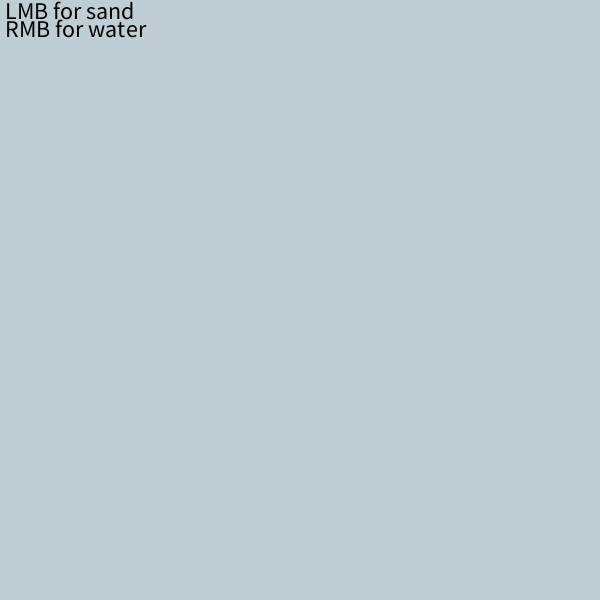
Frame 1 (no input)
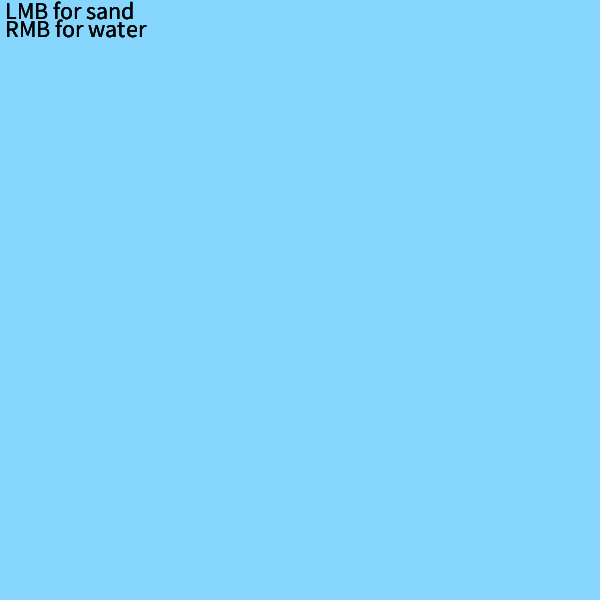
Frame 60 (the mouse pressed at the canvas centre just before this capture)
Frame 120 (the mouse held since frame 60 and released just before this capture): identical to frame 60, image omitted

The Processing sketch that drew these frames (run headless with seeded random() and noise(); from frame 60 on, the mouse is pressed at the canvas centre):

// Processing sketch: sandGame
// ── sandGame.pde
ArrayList<Particle1> particles = new ArrayList<Particle1>();
ArrayList<Particle2> waterParts = new ArrayList<Particle2>();
boolean isMousePressed;
boolean rmbPressed = false;
boolean lmbPressed = false;
int gridScale = 6;

int cols, rows;

void setup()
{
  size(600, 600);

  //particles.add(new Particle1(0, 0));
  cols = width/gridScale;
  rows = height/gridScale;
  //frameRate(3);
}

void draw()
{
  //println(isMousePressed);
  isMousePressed = false;
  for (int i = 0; i < cols; i++)
  {
    for (int v = 0; v < rows; v++)
    {
      PVector pos = new PVector(i*gridScale, v*gridScale);
      //println(i,v);
      fill(#83D7FF, 45);
      //stroke(0);
      noStroke();
      rect(pos.x, pos.y, gridScale, gridScale);
    }
  }
  
  if (mousePressed)
  {
    if (mouseButton == LEFT)
    {
      lmbPressed = true;
    }
    if (mouseButton == RIGHT)
    {
      rmbPressed = true;
    }
    boolean canPlace = true;
    PVector newPos = findPosInGrid(mouseX, mouseY);

    for (int i = particles.size()-1; i >= 0; i--)
    {
      if (particles.get(i).gridPos.x == newPos.x && particles.get(i).gridPos.y == newPos.y)
      {
        canPlace = false;
      }
    }

    for (int i = waterParts.size()-1; i >= 0; i--)
    {
      if (waterParts.get(i).gridPos.x == newPos.x && waterParts.get(i).gridPos.y == newPos.y)
      {
        canPlace = false;
      }
    }

    if (canPlace && frameCount % 1 == 0)
    {
      if (lmbPressed)
      {
        particles.add(new Particle1((int)newPos.x, (int)newPos.y));
      }
      if (rmbPressed)
      {
        waterParts.add(new Particle2((int)newPos.x, (int)newPos.y));
      }
    }
  }

  for (int i = particles.size()-1; i >= 0; i--)
  {
    Particle1 thisPart = particles.get(i);

    thisPart.update();
    /**if (thisPart.gridPos.x == findPosInGrid(mouseX,mouseY).x && thisPart.gridPos.y == findPosInGrid(mouseX,mouseY).y)
     {
     fill(0);
     textAlign(CENTER,CENTER);
     println(thisPart.canMoveRight);
     text(" " + thisPart.canMoveRight,mouseX,mouseY - 30);
     text(" " + thisPart.canMoveLeft,mouseX,mouseY - 20);
     }**/
    //rect(thisPart.gridPos.x*gridScale, thisPart.gridPos.y*gridScale, gridScale, gridScale);
  }

  for (int i = waterParts.size()-1; i>= 0; i--)
  {
    Particle2 thisPart = waterParts.get(i);
    thisPart.update();
    /**
    if (thisPart.gridPos.x == findPosInGrid(mouseX,mouseY).x && thisPart.gridPos.y == findPosInGrid(mouseX,mouseY).y)
     {
     fill(0);
     textAlign(CENTER,CENTER);
     println(thisPart.canMoveRight);
     text(" " + thisPart.canMoveRight,mouseX,mouseY - 30);
     text(" " + thisPart.canMoveLeft,mouseX,mouseY - 20);
     }
     **/
  }
  fill(0);
  textSize(24);
  textAlign(LEFT,TOP);
  text("LMB for sand", 5,2);
  text("RMB for water", 5,20);
}

PVector findPosInGrid(int x, int y)
{
  PVector val;
  int valX = round(x/gridScale);
  int valY = round(y/gridScale);
  val = new PVector(valX, valY);
  return val;
}

void mouseReleased()
{
  lmbPressed = false;
  rmbPressed = false;
}

void mouseDragged()
{
  isMousePressed = true;
}

// ── ParticleClass.pde
class Particle1
{
  PVector position;
  PVector gridPos;
  String ParticleName;
  color particleCol;
  boolean canMoveRight = true;
  boolean canMoveLeft = true;

  Particle1(int x, int y)
  {
    gridPos = new PVector(x, y);
    ParticleName = "Sand";
    particleCol = color(227, 208, 133);
  }

  void update()
  {
    move();
    //test();
    draw();
  }

  void move()
  {

    boolean canMoveDown = true;
    boolean hasMovedDown = false;
    boolean hasMovedSideways = false;
    Particle2 waterBelow = new Particle2(width,height);
    for (int i = particles.size()-1; i >= 0; i--)
    {
      if (particles.get(i).gridPos.x == gridPos.x && particles.get(i).gridPos.y - 1 == gridPos.y)
      {
        canMoveDown = false;
      }
    }
    for (int i = waterParts.size()-1; i>= 0; i--)
    {
      if (waterParts.get(i).gridPos.x == gridPos.x && waterParts.get(i).gridPos.y - 1 == gridPos.y)
      {
        canMoveDown = false;
        waterBelow = waterParts.get(i); 
      }
    }
    if (canMoveDown && gridPos.y < rows-1)
    {
      gridPos.y +=1;
      hasMovedDown = true;
    }
    if (waterBelow.gridPos.x != width && waterBelow.gridPos.y != height)
    {
      waterBelow.gridPos.y = gridPos.y;
      gridPos.y += 1;
    }
    Particle2 waterRight = new Particle2(width,height);
    Particle2 waterLeft =  new Particle2(width,height);
    canMoveRight = true;
    canMoveLeft = true;
    for (int i = particles.size()-1; i >= 0; i--)
    {
      if (particles.get(i).gridPos.x - 1 == gridPos.x && particles.get(i).gridPos.y - 1 == gridPos.y)
      {
        canMoveRight = false;
      }
      if (particles.get(i).gridPos.x + 1 == gridPos.x && particles.get(i).gridPos.y - 1 == gridPos.y)
      {
        canMoveLeft = false;
      }
    }
    for (int i = waterParts.size()-1; i>= 0; i--)
    {
      if (waterParts.get(i).gridPos.x - 1 == gridPos.x && waterParts.get(i).gridPos.y - 1 == gridPos.y)
      {
        canMoveRight = false;
        waterRight = waterParts.get(i);
      }
      if (waterParts.get(i).gridPos.x + 1 == gridPos.x && waterParts.get(i).gridPos.y - 1 == gridPos.y)
      {
        canMoveLeft = false;
        waterLeft = waterParts.get(i);
      }
    }
    if (!canMoveDown)
    {
      if (canMoveLeft || canMoveRight)
      {

        if (canMoveLeft && canMoveRight)
        {
          int k = round(random(0, 1));
          if (gridPos.y < rows-1 && k == 0 && !hasMovedSideways)
          {
            gridPos.x -= 1;
            gridPos.y += 1;
            hasMovedSideways = true;
          } else if (gridPos.y < rows-1 && k == 1 && !hasMovedSideways)
          {
            gridPos.x +=1;
            gridPos.y +=1;
            hasMovedSideways = true;
          }
        }
        if (canMoveLeft && gridPos.y < rows-1 && gridPos.x >= 0 && !hasMovedSideways)
        {
          gridPos.x -=1;
          gridPos.y +=1;
        } else if (canMoveRight && gridPos.y < rows-1 && gridPos.x < cols -1 && !hasMovedSideways)
        {
          gridPos.x +=1;
          gridPos.y +=1;
        }
      }
    }
    
    if (waterRight.gridPos.x != width)
    {
      PVector a = waterRight.gridPos.copy();
      
      waterRight.gridPos.y = gridPos.y;
      gridPos.x = a.x;
      gridPos.y = a.y;
    }
    if (waterLeft.gridPos.x != width)
    {
      PVector a = waterLeft.gridPos.copy();
      
      waterLeft.gridPos.y = gridPos.y;
      gridPos.x = a.x;
      gridPos.y = a.y;
    } 
    boolean isOverlapping = false;
    Particle2 overlapWater = new Particle2(width,height);
    for (int i = waterParts.size()-1; i>= 0; i--)
    {
      if (waterParts.get(i).gridPos.x == gridPos.x && waterParts.get(i).gridPos.y == gridPos.y)
      {
        isOverlapping = true;
        overlapWater = waterParts.get(i);
      }
    }
    if (isOverlapping && overlapWater.gridPos.x != width)
    {
      overlapWater.gridPos.y -=1;
    }
  }

  void draw()
  {
    fill(particleCol);
    noStroke();
    rect(gridPos.x*gridScale, gridPos.y*gridScale, gridScale, gridScale);
  }

  void test()
  {
    for (int i = particles.size()-1; i >= 0; i--)
    {
      if (particles.get(i).gridPos.x - 1 == gridPos.x && particles.get(i).gridPos.y - 1 == gridPos.y)
      {
        particles.get(i).particleCol = color(0, 255, 0);
      }
      if (particles.get(i).gridPos.x + 1 == gridPos.x && particles.get(i).gridPos.y - 1 == gridPos.y)
      {
        particles.get(i).particleCol = color(255, 0, 0);
      }
    }
  }
}

// ── WaterClass.pde
class Particle2
{
  PVector position;
  PVector gridPos;
  String ParticleName;
  color particleCol;
  boolean canMoveRight = true;
  boolean canMoveLeft = true;

  Particle2(int x, int y)
  {
    gridPos = new PVector(x, y);
    ParticleName = "Water" + frameCount;
    particleCol = color(56, 10, 245);
  }

  void update()
  {
    move();
    //test();
    draw();
  }

  void move()
  {

    boolean canMoveDown = true;
    boolean hasMovedDown = false;
    boolean hasMovedSideways = false;
    canMoveRight = true;
    canMoveLeft = true;
    for (int i = particles.size()-1; i >= 0; i--)
    {
      if (particles.get(i).gridPos.x - 1 == gridPos.x && particles.get(i).gridPos.y == gridPos.y)
      {
        canMoveRight = false;
      }
      if (particles.get(i).gridPos.x + 1 == gridPos.x && particles.get(i).gridPos.y == gridPos.y)
      {
        canMoveLeft = false;
      }
    }
    for (int i = waterParts.size()-1; i>= 0; i--)
    {
      if (waterParts.get(i).gridPos.x - 1 == gridPos.x && waterParts.get(i).gridPos.y == gridPos.y)
      {
        canMoveRight = false;
      }
      if (waterParts.get(i).gridPos.x + 1 == gridPos.x && waterParts.get(i).gridPos.y == gridPos.y)
      {
        canMoveLeft = false;
      }
    }
    if (canMoveLeft || canMoveRight)
    {

      if (canMoveLeft && canMoveRight)
      {
        int k = round(random(0, 1));
        if (gridPos.x > 0 && k == 0 && !hasMovedSideways)
        {
          gridPos.x -= 1;

          hasMovedSideways = true;
        } else if (gridPos.x < cols-1 && k == 1 && !hasMovedSideways)
        {
          gridPos.x +=1;

          hasMovedSideways = true;
        }
      }
      if (canMoveLeft && gridPos.y < rows-1 && gridPos.x >= 0 && !hasMovedSideways)
      {
        gridPos.x -=1;
      } else if (canMoveRight && gridPos.y < rows-1 && gridPos.x < cols -1 && !hasMovedSideways)
      {
        gridPos.x +=1;
      }
    }

    for (int i = particles.size()-1; i >= 0; i--)
    {
      if (particles.get(i).gridPos.x == gridPos.x && particles.get(i).gridPos.y - 1 == gridPos.y)
      {
        canMoveDown = false;
      }
    }
    for (int i = waterParts.size()-1; i>= 0; i--)
    {
      if (waterParts.get(i).gridPos.x == gridPos.x && waterParts.get(i).gridPos.y - 1 == gridPos.y)
      {
        canMoveDown = false;
      }
    }
    if (canMoveDown && gridPos.y < rows-1)
    {
      gridPos.y +=1;
      hasMovedDown = true;
    }
    boolean isOverlapping = false;
    for (int i = waterParts.size()-1; i>= 0; i--)
    {
      if (waterParts.get(i).gridPos.x == gridPos.x && waterParts.get(i).gridPos.y == gridPos.y && !ParticleName.equals(waterParts.get(i).ParticleName))
      {
        isOverlapping = true;
      }
    }
    
    if (isOverlapping)
    {
      gridPos.y -=1;
    }
  }

  void draw()
  {
    fill(particleCol);
    noStroke();
    rect(gridPos.x*gridScale, gridPos.y*gridScale, gridScale, gridScale);
  }

  void test()
  {
    for (int i = particles.size()-1; i >= 0; i--)
    {
      if (particles.get(i).gridPos.x - 1 == gridPos.x && particles.get(i).gridPos.y - 1 == gridPos.y)
      {
        particles.get(i).particleCol = color(0, 255, 0);
      }
      if (particles.get(i).gridPos.x + 1 == gridPos.x && particles.get(i).gridPos.y - 1 == gridPos.y)
      {
        particles.get(i).particleCol = color(255, 0, 0);
      }
    }
  }
}
